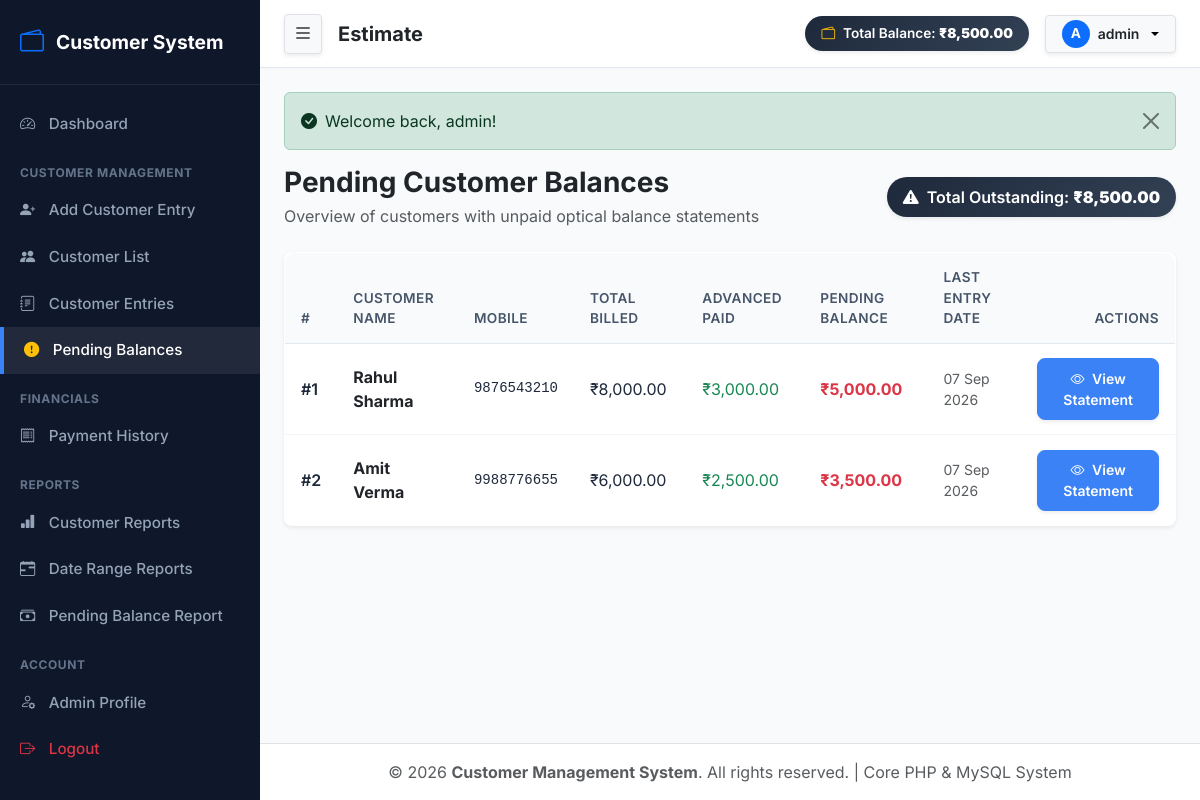
Screenshot of /customers/pending.php (signed in) with the database file from the repository.
### tables this page shows
CREATE TABLE customers (
    id INT AUTO_INCREMENT PRIMARY KEY,
    name VARCHAR(100) NOT NULL,
    mobile VARCHAR(15) NOT NULL UNIQUE,
    created_at TIMESTAMP DEFAULT CURRENT_TIMESTAMP,
    updated_at TIMESTAMP DEFAULT CURRENT_TIMESTAMP ON UPDATE CURRENT_TIMESTAMP,
    INDEX idx_mobile (mobile),
    INDEX idx_name (name)
);

### customers/pending.php (the view, shortened to what this page needs)
<?php
require_once __DIR__ . '/../includes/header.php';
$db = Database::getConnection();
$stmt = $db->query("
    SELECT
        c.id as customer_id,
        c.name as customer_name,
        c.mobile as customer_mobile,
        COUNT(ce.id) as total_entries,
        SUM(ce.price) as total_price,
        SUM(ce.advanced) as total_advanced,
        SUM(ce.balance) as total_pending_balance,
        MAX(ce.entry_date) as last_entry_date
    FROM customers c
    JOIN customer_entries ce ON c.id = ce.customer_id
    GROUP BY c.id, c.name, c.mobile
    HAVING total_pending_balance > 0
    ORDER BY total_pending_balance DESC
");
$pendingCustomers = $stmt->fetchAll();
$totalPendingSum = array_sum(array_column($pendingCustomers, 'total_pending_balance'));
?>
<div class="d-flex flex-wrap justify-content-between align-items-center mb-4 gap-3">
    <div>
        <h3 class="fw-bold mb-1 text-dark">Pending Customer Balances</h3>
        <p class="text-muted m-0">Overview of customers with unpaid optical balance statements</p>
    </div>
    <div class="header-summary-badge bg-danger text-white fs-6 py-2 px-3 shadow-sm">
        <i class="bi bi-exclamation-triangle-fill"></i>
        <span>Total Outstanding: <strong><?php echo formatCurrency($totalPendingSum); ?></strong></span>
    </div>
</div>
<div class="card border-0 shadow-sm rounded-3">
    <div class="table-responsive">
        <table class="table table-custom mb-0">
            <thead>
                <tr>
                    <th>#</th>
                    <th>Customer Name</th>
                    <th>Mobile</th>
                    <th>Total Billed</th>
                    <th>Advanced Paid</th>
                    <th>Pending Balance</th>
                    <th>Last Entry Date</th>
                    <th class="text-end">Actions</th>
                </tr>
            </thead>
            <tbody>
                <?php if (empty($pendingCustomers)): ?>
                    <tr>
                        <td colspan="8" class="text-center py-5 text-muted">
                            <i class="bi bi-check2-circle fs-1 text-success d-block mb-2"></i>
                            Great news! No customers currently have pending balances.
                        </td>
                    </tr>
                <?php else: ?>
                    <?php foreach ($pendingCustomers as $index => $row): ?>
                        <tr>
                            <td class="fw-semibold">#<?php echo $index + 1; ?></td>
                            <td>
                                <a href="view.php?id=<?php echo $row['customer_id']; ?>" class="fw-bold text-dark text-decoration-none">
                                    <?php echo htmlspecialchars($row['customer_name']); ?>
                                </a>
                            </td>
                            <td class="font-monospace small"><?php echo htmlspecialchars($row['customer_mobile']); ?></td>
                            <td><?php echo formatCurrency($row['total_price']); ?></td>
                            <td class="text-success"><?php echo formatCurrency($row['total_advanced']); ?></td>
                            <td class="fw-bold text-danger fs-6">
                                <?php echo formatCurrency($row['total_pending_balance']); ?>
                            </td>
                            <td class="small text-muted"><?php echo date('d M Y', strtotime($row['last_entry_date'])); ?></td>
                            <td class="text-end">
                                <a href="view.php?id=<?php echo $row['customer_id']; ?>" class="btn btn-sm btn-primary shadow-sm">
                                    <i class="bi bi-eye me-1"></i> View Statement
                                </a>
                            </td>
                        </tr>
                    <?php endforeach; ?>
                <?php endif; ?>
            </tbody>
        </table>
    </div>
</div>
<?php require_once __DIR__ . '/../includes/footer.php'; ?>

### assets/css/style.css (style rules this page uses)
:root { --primary-color: #3b82f6; --primary-hover: #2563eb; --dark-sidebar: #0f172a; --sidebar-text: #94a3b8; --sidebar-text-active: #ffffff; --bg-body: #f8fafc; --card-bg: #ffffff; --border-color: #e2e8f0; --text-primary: #1e293b; --text-muted: #64748b; --success-color: #10b981; --warning-color: #f59e0b; --danger-color: #ef4444; }
body { font-family: 'Inter', system-ui, -apple-system, sans-serif; background-color: var(--bg-body); color: var(--text-primary); min-height: 100vh; margin: 0; }
.header-summary-badge { background: linear-gradient(135deg, #1e293b 0%, #334155 100%); color: #ffffff; padding: 0.45rem 1rem; border-radius: 50rem; font-size: 0.85rem; font-weight: 600; display: inline-flex; align-items: center; gap: 0.5rem; }
.table-custom { background: #ffffff; border-radius: 0.75rem; overflow: hidden; border: 1px solid var(--border-color); }
.table-custom th { background-color: #f8fafc; color: #475569; font-weight: 600; font-size: 0.85rem; text-transform: uppercase; letter-spacing: 0.03em; border-bottom: 1px solid var(--border-color); padding: 0.9rem 1rem; }
.table-custom td { padding: 0.9rem 1rem; vertical-align: middle; color: var(--text-primary); border-bottom: 1px solid #f1f5f9; }
.table-custom tr:last-child td { border-bottom: none; }
.btn-primary { background-color: var(--primary-color); border-color: var(--primary-color); font-weight: 600; border-radius: 0.5rem; padding: 0.55rem 1.25rem; }

### rows the page displays
customers: name "Rahul Sharma", mobile "9876543210", total_price "₹8,000.00", total_advanced "₹3,000.00", total_pending_balance "₹5,000.00", last_entry_date "07 Sep 2026"
customers: name "Amit Verma", mobile "9988776655", total_price "₹6,000.00", total_advanced "₹2,500.00", total_pending_balance "₹3,500.00", last_entry_date "07 Sep 2026"

### other values shown
formatCurrency($headerStats['total_balance'] ?? 0) "₹8,500.00"
substr($adminName, 0, 1) "A"
$adminName "admin"
$_SESSION['flash_success'] "Welcome back, admin!"
formatCurrency($totalPendingSum) "₹8,500.00"
